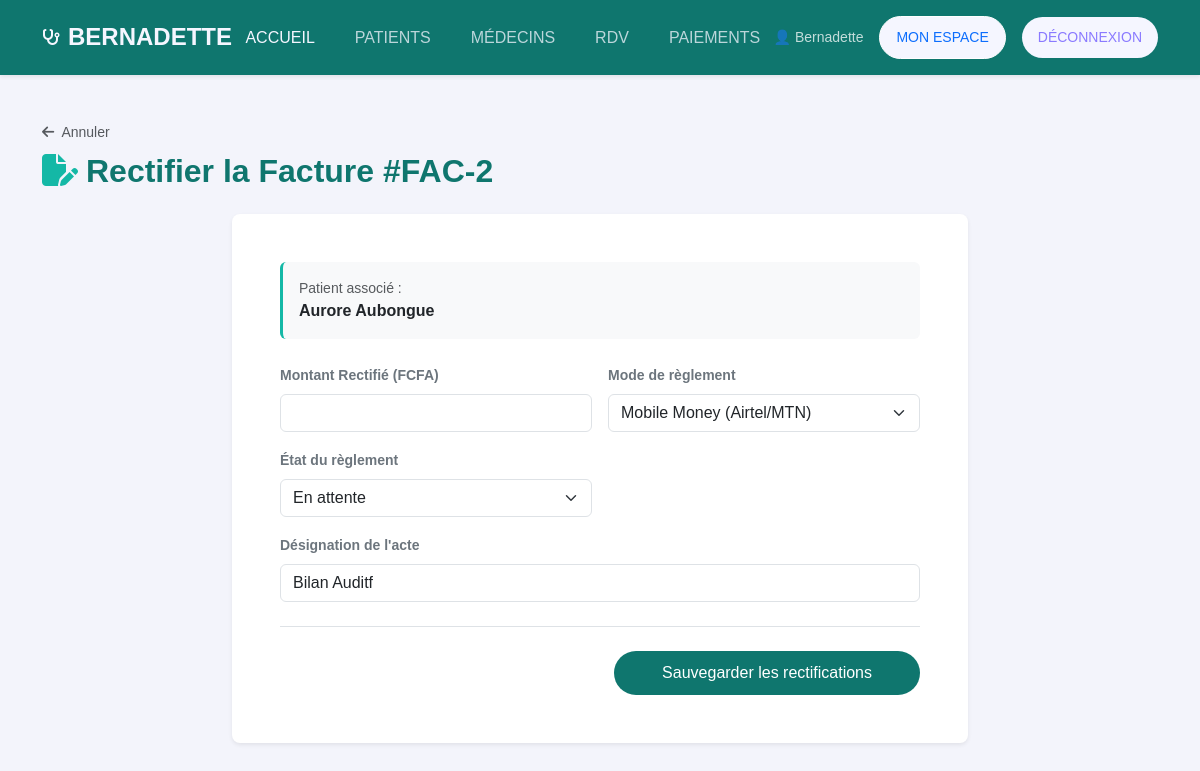
/paiements/2/edit/ (signed in), run on the app's committed database.
### paiements/models.py (models this page shows, shortened)
class Paiement(models.Model):
    MODE_CHOICES = [
        ('especes', 'Espèces'),
        ('mobile_money', 'Mobile Money (Airtel/MTN)'),
        ('carte', 'Carte Bancaire'),
    ]
    STATUT_CHOICES = [
        ('paye', 'Payé'),
        ('en_attente', 'En attente'),
    ]
    patient = models.ForeignKey(Patient, on_delete=models.CASCADE, related_name='paiements', null=True, blank=True)
    montant = models.DecimalField(max_digits=10, decimal_places=2)
    mode_paiement = models.CharField(max_length=20, choices=MODE_CHOICES, default='especes')
    statut = models.CharField(max_length=15, choices=STATUT_CHOICES, default='paye')
    date = models.DateField(auto_now_add=True)
    description = models.CharField(max_length=255, blank=True)
    class Meta:
        verbose_name = "Paiement"
        verbose_name_plural = "Paiements"
        ordering = ['-date']

### patients/models.py (models this page shows)
class Patient(models.Model):
    SEXE_CHOICES = [
        ('M', 'Masculin'),
        ('F', 'Féminin'),
    ]
    user = models.OneToOneField(User, on_delete=models.CASCADE, related_name='patient', null=True, blank=True)
    nom = models.CharField(max_length=100)
    prenom = models.CharField(max_length=100)
    sexe = models.CharField(max_length=1, choices=SEXE_CHOICES, default='M')
    date_naissance = models.DateField()
    telephone = models.CharField(max_length=20)
    adresse = models.TextField(blank=True, null=True)
    groupe_sanguin = models.CharField(max_length=5, blank=True, null=True)
    def __str__(self):
        return f"{self.prenom} {self.nom}"

### paiements/views.py (the view)
# urls.py: path('<int:id>/edit/', views.edit, name='edit'),
@login_required
def edit(request, id):
    if not request.user.is_superuser:
        messages.error(request, "Action non autorisée.")
        return redirect('paiements:list')
    paiement = get_object_or_404(Paiement, id=id)
    if request.method == 'POST':
        form = PaiementForm(request.POST, instance=paiement)
        if form.is_valid():
            form.save()
            messages.success(request, "Facture mise à jour.")
            return redirect('paiements:list')
        messages.error(request, "Veuillez corriger les erreurs dans le formulaire.")
    else:
        form = PaiementForm(instance=paiement)
    return render(request, 'paiements/modifier_paiement.html', {'form': form, 'paiement': paiement})

### paiements/forms.py
class PaiementForm(forms.ModelForm):
    class Meta:
        model = Paiement
        fields = ['patient', 'montant', 'mode_paiement', 'statut', 'description']
        widgets = {
            'patient': forms.Select(attrs={'class': 'form-select'}),
            'montant': forms.NumberInput(attrs={
                'class': 'form-control',
                'placeholder': 'Montant en FCFA',
                'step': '0.01',
            }),
            'mode_paiement': forms.Select(attrs={'class': 'form-select'}),
            'statut': forms.Select(attrs={'class': 'form-select'}),
            'description': forms.TextInput(attrs={
                'class': 'form-control',
                'placeholder': 'Description du paiement (ex : consultation ORL)',
            }),
        }

### rdv/context_processors.py (called while the page is built)
def notifications(request):
    if isinstance(request.user, AnonymousUser):
        return {}
    unread_count = request.user.notifications.filter(is_read=False).count()
    return {
        'notification_unread_count': unread_count,
    }

### paiements/templates/paiements/modifier_paiement.html (shortened to what this page needs)
{% extends "base.html" %}
{% load static %}
{% block content %}
<main class="container" style="margin-top: 120px; margin-bottom: 50px;" data-aos="fade-up">
    <div class="mb-4">
        <a href="{% url 'paiements:list' %}" class="text-decoration-none text-muted small">
            <i class="fas fa-arrow-left me-1"></i> Annuler
        </a>
        <h1 class="fw-bold h2 mt-2" style="color: #0f766e;">
            <i class="fa-solid fa-file-pen me-2" style="color: #14b8a6;"></i>Rectifier la Facture #FAC-{{ paiement.id }}
        </h1>
    </div>
    <div class="row">
        <div class="col-12 col-lg-8 mx-auto">
            <div class="card border-0 shadow-sm rounded-3">
                <div class="card-body p-4 p-md-5">
                    <form method="POST" action="">
                        <div class="bg-light p-3 rounded mb-4 border-start border-3" style="border-color: #14b8a6 !important;">
                            <span class="text-muted small d-block">Patient associé :</span>
                            <strong class="text-dark">{{ paiement.patient }}</strong>
                        </div>
                        <div class="row g-3">
                            <div class="col-md-6">
                                <label class="form-label fw-semibold text-secondary small">Montant Rectifié (FCFA)</label>
                                <input type="number" step="0.01" name="montant" value="{{ paiement.montant }}" class="form-control" required>
                            </div>
                            <div class="col-md-6">
                                <label class="form-label fw-semibold text-secondary small">Mode de règlement</label>
                                <select name="mode_paiement" class="form-select">
                                    <option value="mobile_money" {% if paiement.mode_paiement == 'mobile_money' %}selected{% endif %}>Mobile Money (Airtel/MTN)</option>
                                </select>
                            </div>
                            <div class="col-md-6">
                                <label class="form-label fw-semibold text-secondary small">État du règlement</label>
                                <select name="statut" class="form-select">
                                    <option value="en_attente" {% if paiement.statut == 'en_attente' %}selected{% endif %}>En attente</option>
                                </select>
                            </div>
                            <div class="col-md-12">
                                <label class="form-label fw-semibold text-secondary small">Désignation de l'acte</label>
                                <input type="text" name="description" value="{{ paiement.description }}" class="form-control" required>
                            </div>
                        </div>
                        <div class="d-flex justify-content-end gap-2 border-top pt-4 mt-4">
                            <button type="submit" class="btn text-white px-5 rounded-pill fw-medium" style="background-color: #0f766e; border: none;">
                                Sauvegarder les rectifications
                            </button>
                        </div>
                    </form>
                </div>
            </div>
        </div>
    </div>
</main>
{% endblock %}

### templates/base.html (shortened to what this page needs)
{% load static %}
<!DOCTYPE html>
<html lang="fr">
<head>
    <link href="{% static 'css/bootstrap.min.css' %}" rel="stylesheet">
    <link href="https://cdn.jsdelivr.net/npm/bootstrap-icons@1.11.1/font/bootstrap-icons.css" rel="stylesheet">
    <link rel="stylesheet" href="{% static 'css/style.css' %}">
    <link rel="stylesheet" href="https://cdnjs.cloudflare.com/ajax/libs/font-awesome/6.4.0/css/all.min.css">
</head>
<body>
    <header>
        <nav class="navbar main-nav fixed-top py-3 navbar-expand-lg shadow-sm" style="background-color: #0f766e;">
            <div class="container d-flex justify-content-between align-items-center">
                <div class="d-flex align-items-center gap-2 brand-logo">
                    <i class="fa-solid fa-stethoscope" style="color: #14b8a6;"></i>
                    <h4 class="fw-bold m-0 Logo" style="color: #ffffff;">BERNADETTE</h4>
                </div>
                {% if user.is_authenticated %}
                <ul class="navbar-nav d-none d-lg-flex flex-row gap-4">
                    <li class="nav-item"><a class="nav-link text-white fw-medium opacity-90" href="/">ACCUEIL</a></li>
                    <li class="nav-item"><a class="nav-link text-white fw-medium opacity-75" href="/patients/">PATIENTS</a></li>
                    <li class="nav-item"><a class="nav-link text-white fw-medium opacity-75" href="/medecins/">MÉDECINS</a></li>
                    <li class="nav-item"><a class="nav-link text-white fw-medium opacity-75" href="/rdv/">RDV</a></li>
                    <li class="nav-item"><a class="nav-link text-white fw-medium opacity-75" href="/paiements/">PAIEMENTS</a></li>
                </ul>
                {% endif %}
                <div class="d-none d-lg-flex align-items-center gap-3">
                    {% if user.is_authenticated %}
                        <span class="text-white small opacity-75">👤 {{ user.username }}</span>
                        <a href="/comptes/" class="btn btn-sm px-3 text-primary rounded-pill border-white border">MON ESPACE</a>
                        <a href="/comptes/logout/" class="btn btn-danger btn-sm px-3 rounded-pill">DÉCONNEXION</a>
                    {% else %}
                        <a href="/comptes/login/" class="btn btn-sm px-4 text-dark fw-bold rounded-pill" style="background-color: #14b8a6; border: none;">CONNEXION</a>
                    {% endif %}
                </div>
            </div>
        </nav>
    </header>
    {% block content %}{% endblock %}
</body>
</html>

### static/css/style.css (style rules this page uses)
:root { --primary: #4e4bff; --blueMid: #8a7aff; --light: #f5f6ff; }
body { background: #f3f4fb; font-family: "Poppins", Arial; }
.btn { background: var(--light); color: var(--blueMid); border: none; border-radius: 8px; padding: 10px 20px; font-weight: 500; transition: 0.3s; }
.main-nav { transition: 0.3s ease; background: transparent; }
.nav-link { color: var(--light) !important; font-weight: 500; }
.brand-logo i { color: var(--light) !important; }
.brand-logo h4 { color: var(--light) !important; }

### data on the page
Paiement: id "2", patient "Aurore Aubongue", mode_paiement "Mobile Money (Airtel/MTN)", statut "En attente", description "Bilan Auditf"

### other printed values
{{ user.username }} "Bernadette"
